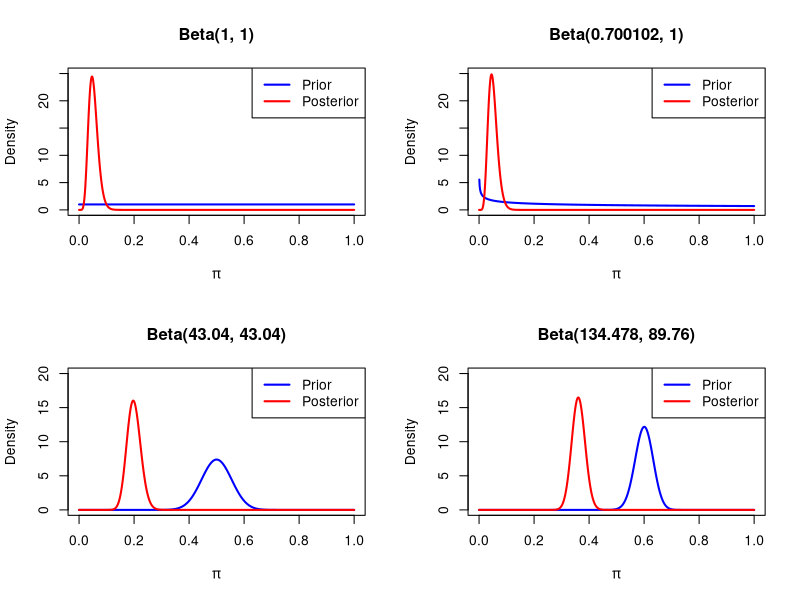
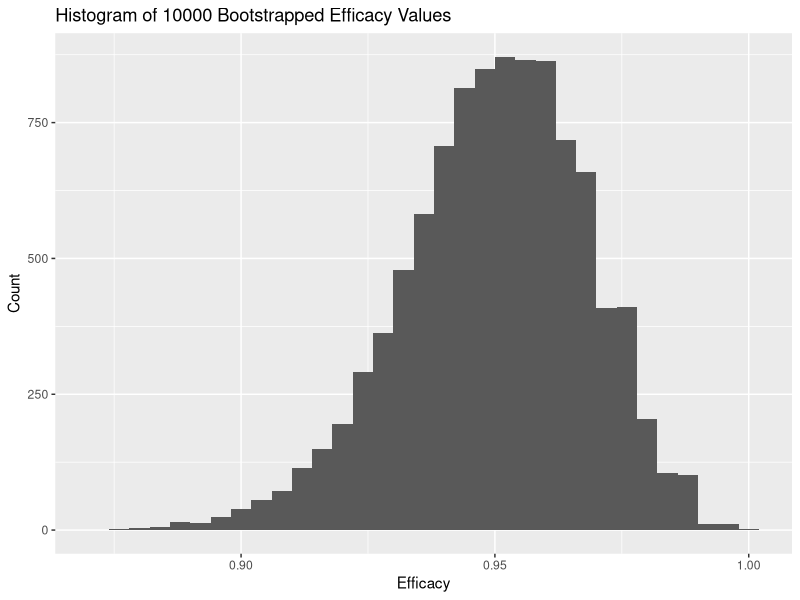

Write the R code that produced these figures, in order.
## ---- chunk 1
knitr::opts_chunk$set(echo = TRUE)
library(tidyverse)
library(LearnBayes) 
## ---- chunk 2
# converts from pi values to efficacy values (psi)
efficacy <- function(pi) {
  return ((1 - 2*pi) / (1 - pi))
}
## ---- chunk 3

x <- seq(0, 1, length.out = 1000)

# uniform
pdf_beta1_unif <- dbeta(x, 1, 1)
pdf_beta2_unif <- dbeta(x, 8 + 1, 170 - 8 + 1)

par(mfrow = c(2, 2))

plot(x, pdf_beta1_unif, type = "l", col = "blue", lwd = 2, ylab = "Density", xlab = expression(pi), xlim = c(0, 1), ylim=c(0, 25), main="Beta(1, 1)")
lines(x, pdf_beta2_unif, col = "red", lwd = 2)
legend("topright", legend = c("Prior", "Posterior"), col = c("blue", "red"), lwd = 2)

# study
pdf_beta1_study <- dbeta(x, 0.700102, 1)
pdf_beta2_study <- dbeta(x, 8 + 0.700102, 170 - 8 + 1)

plot(x, pdf_beta1_study, type = "l", col = "blue", lwd = 2, ylab = "Density", xlab = expression(pi), xlim = c(0, 1), ylim=c(0, 25), main="Beta(0.700102, 1)")
lines(x, pdf_beta2_study, col = "red", lwd = 2)
legend("topright", legend = c("Prior", "Posterior"), col = c("blue", "red"), lwd = 2)

# med0
pdf_beta1_med0 <- dbeta(x, 43.04, 43.04)
pdf_beta2_med0 <- dbeta(x, 8 + 43.04, 170 - 8 + 43.04)

plot(x, pdf_beta1_med0, type = "l", col = "blue", lwd = 2, ylab = "Density", xlab = expression(pi), xlim = c(0, 1), ylim=c(0, 20), main="Beta(43.04, 43.04)")
lines(x, pdf_beta2_med0, col = "red", lwd = 2)
legend("topright", legend = c("Prior", "Posterior"), col = c("blue", "red"), lwd = 2)

# pessimistic
pdf_beta1_pessimistic <- dbeta(x, 134.47, 89.76)
pdf_beta2_pessimistic <- dbeta(x, 8 + 134.47, 170 - 8 + 89.76)

plot(x, pdf_beta1_pessimistic, type = "l", col = "blue", lwd = 2, ylab = "Density", xlab = expression(pi), xlim = c(0, 1), ylim=c(0, 20), main="Beta(134.478, 89.76)")
lines(x, pdf_beta2_pessimistic, col = "red", lwd = 2)
legend("topright", legend = c("Prior", "Posterior"), col = c("blue", "red"), lwd = 2)
## ---- chunk 4
set.seed(1130)
x_pop <- c(rep(1, 8), rep(0, 17403))
y_pop <- c(rep(1, 162), rep(0, 17349))

pi_hat_x <- 8 / (17411)
pi_hat_y <- 162 / (17511)

efficacy_initial <- (pi_hat_y - pi_hat_x)/pi_hat_y

B <- 10000

psi_stars <- lapply(1:B, FUN = function(i){
  samp_x <- sample(x_pop, length(x_pop), replace=T)
  samp_y <- sample(y_pop, length(y_pop), replace=T)
  xbar_star <- mean(samp_x)
  ybar_star <- mean(samp_y)
  psi_star <- (ybar_star - xbar_star) / ybar_star
  data.frame(psi_star)
})

psi_star_df <- data.frame(do.call(rbind, psi_stars))

ggplot(data=psi_star_df, mapping=aes(x=psi_star)) + 
  geom_histogram(binwidth = 0.004) +
  labs(title="Histogram of 10000 Bootstrapped Efficacy Values",
       x="Efficacy",
       y="Count"
       )
efficacy_se <- sd(psi_star_df$psi_star)


upper_efficacy <- efficacy_initial + 1.96 * efficacy_se
lower_efficacy <- efficacy_initial - 1.96 * efficacy_se

upper_efficacy_quantile <- quantile(psi_star_df$psi_star, probs=0.975)
lower_efficacy_quantile <- quantile(psi_star_df$psi_star, probs=0.025)
